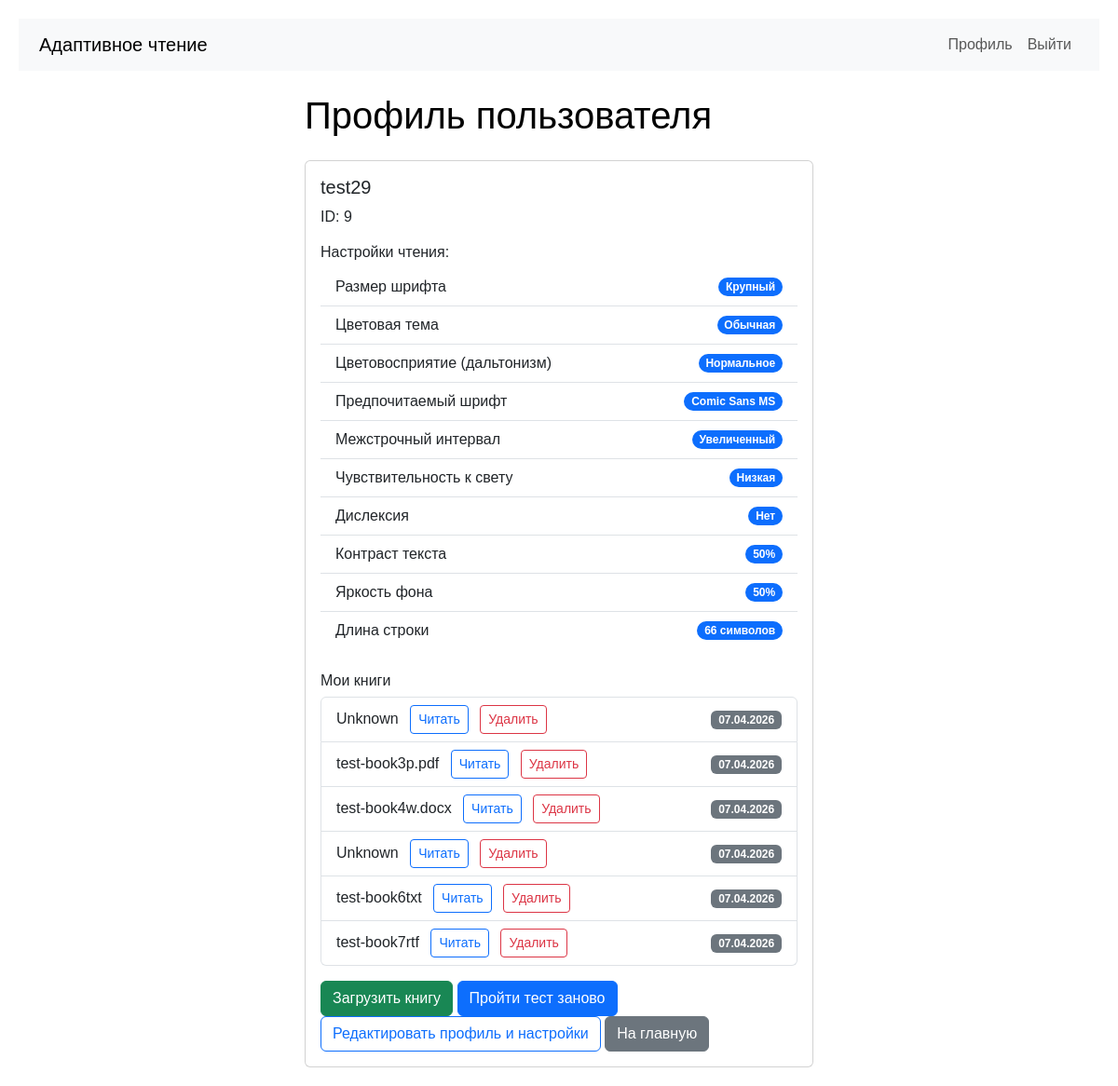
The page /profile/9 (signed in) on the database as committed earlier.
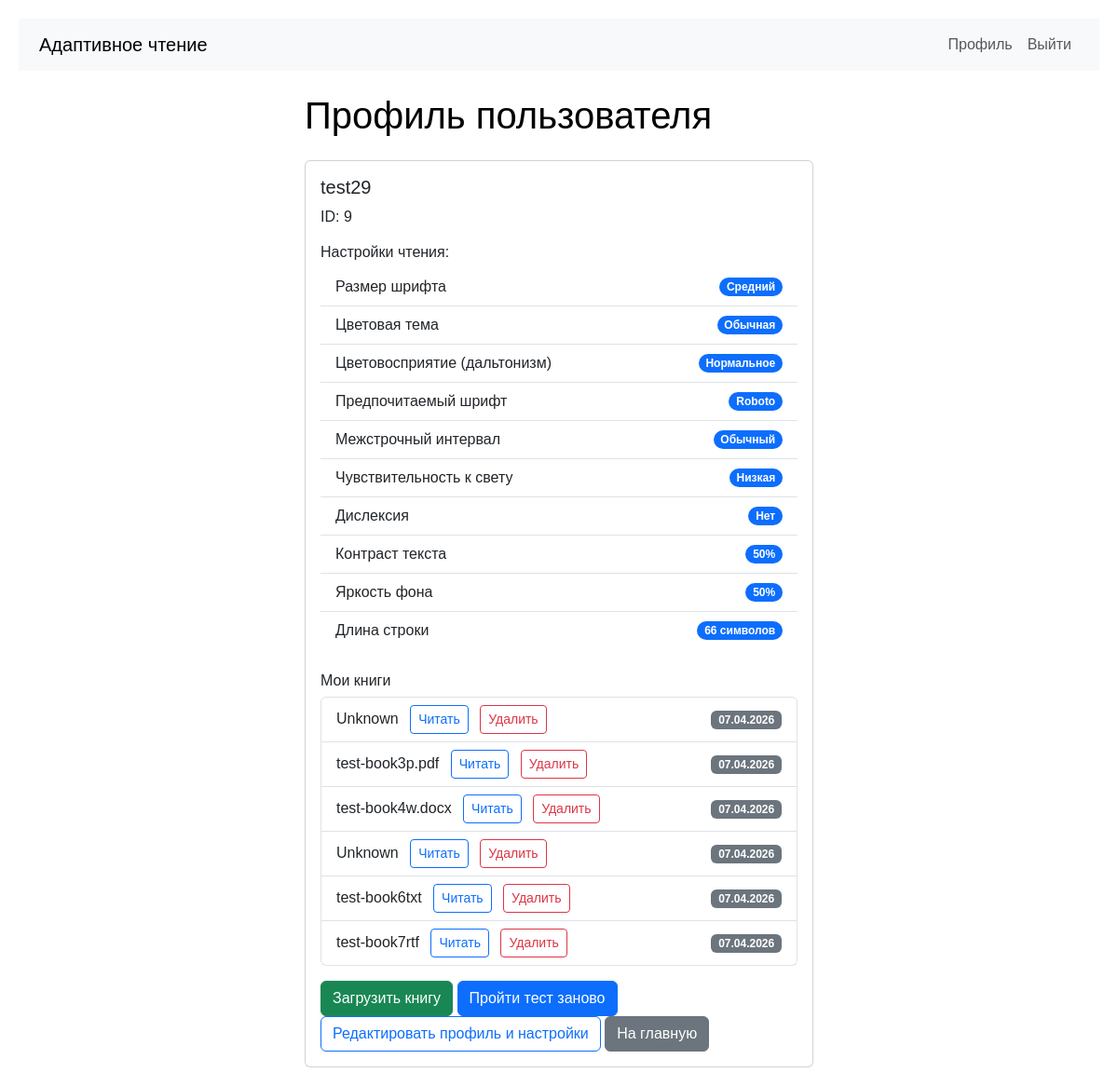
The same page on the database as committed later.
### app.py (models this page shows, shortened)
class User(db.Model):
    id = db.Column(db.Integer, primary_key=True)
    username = db.Column(db.String(80), unique=True, nullable=False, default='user1')
    password_hash = db.Column(db.String(200))
    contrast = db.Column(db.String(20))       # 'high', 'medium', 'low'
    color_vision = db.Column(db.String(20))   # 'normal', 'deutan', 'protan', 'tritan'
    font_pref = db.Column(db.String(20))      # 'small', 'medium', 'large'
    theme_pref = db.Column(db.String(20))     # 'light', 'dark', 'sepia', 'high_contrast'
    line_height = db.Column(db.String(20), default='normal')      # 'normal' или 'large'
    color_blindness_type = db.Column(db.String(20), default='none')   # 'none', 'protanopia', 'deuteranopia', 'tritanopia'
    has_dyslexia = db.Column(db.Boolean, default=False)
    light_sensitivity_level = db.Column(db.String(20), default='low')   # 'low', 'medium', 'high'
    preferred_font = db.Column(db.String(50), default='Roboto')
    contrast_sensitivity = db.Column(db.Integer, default=50)
    brightness_preference = db.Column(db.Integer, default=50)
    preferred_line_width_ch = db.Column(db.Integer, default=66)
    created_at = db.Column(db.DateTime, default=datetime.utcnow)

class Book(db.Model):
    id = db.Column(db.Integer, primary_key=True)
    user_id = db.Column(db.Integer, db.ForeignKey('user.id'), nullable=False)
    filename = db.Column(db.String(200), nullable=False)
    file_path = db.Column(db.String(300), nullable=False)
    extracted_html_path = db.Column(db.String(300))  # путь к сгенерированному HTML
    title = db.Column(db.String(200))  # будет извлечено из метаданных
    uploaded_at = db.Column(db.DateTime, default=datetime.utcnow)
    user = db.relationship('User', backref=db.backref('books', lazy=True))

### app.py (the view)
@app.route('/profile/<int:user_id>')
def profile(user_id):
    if 'user_id' not in session:
        return redirect(url_for('login'))
    if session['user_id'] != user_id:
        return "Доступ запрещён", 403
    user = User.query.get_or_404(user_id)
    return render_template('profile.html', user=user)

### app.py (called while the page is built)
@app.context_processor
def inject_user():
    return dict(session=session)

### templates/profile.html
{% extends "base.html" %}
{% block content %}
<div class="row">
    <div class="col-md-6 offset-md-3">
        <h1 class="mb-4">Профиль пользователя</h1>
        <div class="card">
            <div class="card-body">
                <h5 class="card-title">{{ user.username }}</h5>
                <p class="card-text">ID: {{ user.id }}</p>
                <h6 class="mt-3">Настройки чтения:</h6>
                <ul class="list-group list-group-flush">
                    <li class="list-group-item d-flex justify-content-between align-items-center">
                        Размер шрифта
                        <span class="badge bg-primary rounded-pill">
                            {% if user.font_pref == 'small' %}Мелкий
                            {% elif user.font_pref == 'medium' %}Средний
                            {% elif user.font_pref == 'large' %}Крупный
                            {% else %}Не указан{% endif %}
                        </span>
                    </li>
                    <li class="list-group-item d-flex justify-content-between align-items-center">
                        Цветовая тема
                        <span class="badge bg-primary rounded-pill">
                            {% if user.theme_pref == 'normal' %}Обычная
                            {% elif user.theme_pref == 'high' %}Высокий контраст
                            {% elif user.theme_pref == 'dark' %}Тёмная
                            {% elif user.theme_pref == 'sepia' %}Сепия
                            {% else %}Не указана{% endif %}
                        </span>
                    </li>
                    <li class="list-group-item d-flex justify-content-between align-items-center">
                        Цветовосприятие (дальтонизм)
                        <span class="badge bg-primary rounded-pill">
                            {% if user.color_vision == 'normal' %}Нормальное
                            {% elif user.color_vision == 'deutan' %}Дейтеранопия
                            {% elif user.color_vision == 'protan' %}Протанопия
                            {% elif user.color_vision == 'tritan' %}Тританопия
                            {% else %}Не указано{% endif %}
                        </span>
                    </li>
                    <li class="list-group-item d-flex justify-content-between align-items-center">
                        Предпочитаемый шрифт
                        <span class="badge bg-primary rounded-pill">{{ user.preferred_font or 'Roboto' }}</span>
                    </li>
                    <li class="list-group-item d-flex justify-content-between align-items-center">
                        Межстрочный интервал
                        <span class="badge bg-primary rounded-pill">
                            {% if user.line_height == 'large' %}Увеличенный
                            {% else %}Обычный{% endif %}
                        </span>
                    </li>
                    <li class="list-group-item d-flex justify-content-between align-items-center">
                        Чувствительность к свету
                        <span class="badge bg-primary rounded-pill">
                            {% if user.light_sensitivity_level == 'low' %}Низкая
                            {% elif user.light_sensitivity_level == 'medium' %}Средняя
                            {% elif user.light_sensitivity_level == 'high' %}Высокая
                            {% else %}Не указана{% endif %}
                        </span>
                    </li>
                    <li class="list-group-item d-flex justify-content-between align-items-center">
                        Дислексия
                        <span class="badge bg-primary rounded-pill">{{ 'Да' if user.has_dyslexia else 'Нет' }}</span>
                    </li>
                    <li class="list-group-item d-flex justify-content-between align-items-center">
                        Контраст текста
                        <span class="badge bg-primary rounded-pill">{{ user.contrast_sensitivity or 50 }}%</span>
                    </li>
                    <li class="list-group-item d-flex justify-content-between align-items-center">
                        Яркость фона
                        <span class="badge bg-primary rounded-pill">{{ user.brightness_preference or 50 }}%</span>
                    </li>
                    <li class="list-group-item d-flex justify-content-between align-items-center">
                        Длина строки
                        <span class="badge bg-primary rounded-pill">{{ user.preferred_line_width_ch or 66 }} символов</span>
                    </li>
                </ul>
                <h6 class="mt-4">Мои книги</h6>
                {% if user.books %}
                <ul class="list-group">
                    {% for book in user.books %}
                    <li class="list-group-item d-flex justify-content-between align-items-center">
                        <div>
                            {{ book.title }}
                            {% if book.extracted_html_path %}
                                <a href="/read/{{ book.id }}" class="btn btn-sm btn-outline-primary ms-2">Читать</a>
                            {% else %}
                                <span class="badge bg-warning text-dark ms-2">HTML не готов</span>
                            {% endif %}
                            <form action="{{ url_for('delete_book', book_id=book.id) }}" method="POST" style="display: inline;" onsubmit="return confirm('Удалить книгу? Это действие нельзя отменить.');">
                                <button type="submit" class="btn btn-sm btn-outline-danger ms-2">Удалить</button>
                            </form>
                        </div>
                        <span class="badge bg-secondary">{{ book.uploaded_at.strftime('%d.%m.%Y') }}</span>
                    </li>
                    {% endfor %}
                </ul>
                {% else %}
                <p>У вас пока нет загруженных книг.</p>
                {% endif %}
                <div class="mt-3">
                    <a href="/upload/{{ user.id }}" class="btn btn-success">Загрузить книгу</a>
                    <a href="/test" class="btn btn-primary">Пройти тест заново</a>
                    <a href="{{ url_for('edit_profile') }}" class="btn btn-outline-primary">Редактировать профиль и настройки</a>
                    <a href="/" class="btn btn-secondary">На главную</a>
                </div>
            </div>
        </div>
    </div>
</div>
{% endblock %}

### templates/base.html (shortened to what this page needs)
<!doctype html>
<html lang="ru">
<head>
    <link href="https://cdn.jsdelivr.net/npm/bootstrap@5.3.0/dist/css/bootstrap.min.css" rel="stylesheet">
    <link rel="stylesheet" href="{{ url_for('static', filename='css/reader.css') }}">
</head>
<body {% block body_attributes %}{% endblock %}>
    <nav class="navbar navbar-expand-lg bg-light mb-4">
        <div class="container">
            <a class="navbar-brand" href="/">Адаптивное чтение</a>
            <div class="collapse navbar-collapse">
                <ul class="navbar-nav ms-auto">
                    {% if session.user_id %}
                        <li class="nav-item">
                            <a class="nav-link" href="/profile/{{ session.user_id }}">Профиль</a>
                        </li>
                        <li class="nav-item">
                            <a class="nav-link" href="/logout">Выйти</a>
                        </li>
                    {% endif %}
                </ul>
            </div>
        </div>
    </nav>
    <div class="container mt-4">
        {% block content %}{% endblock %}
    </div>
</body>
</html>

### static/css/reader.css (style rules this page uses)
body { font-family: Arial, sans-serif; font-size: 16px; line-height: 1.5; color: #000; background-color: #fff; transition: all 0.2s ease; padding: 20px; }
body { --text-contrast: 1; --bg-brightness: 1; --line-width: 66ch; }

Rows that differ between the two databases and show on the page:
changed User "test29": preferred_font "Comic Sans MS" → "Roboto"
Other text that changed with them:
text no longer shown: "Крупный Увеличенный"
text now shown: "Средний Обычный"
